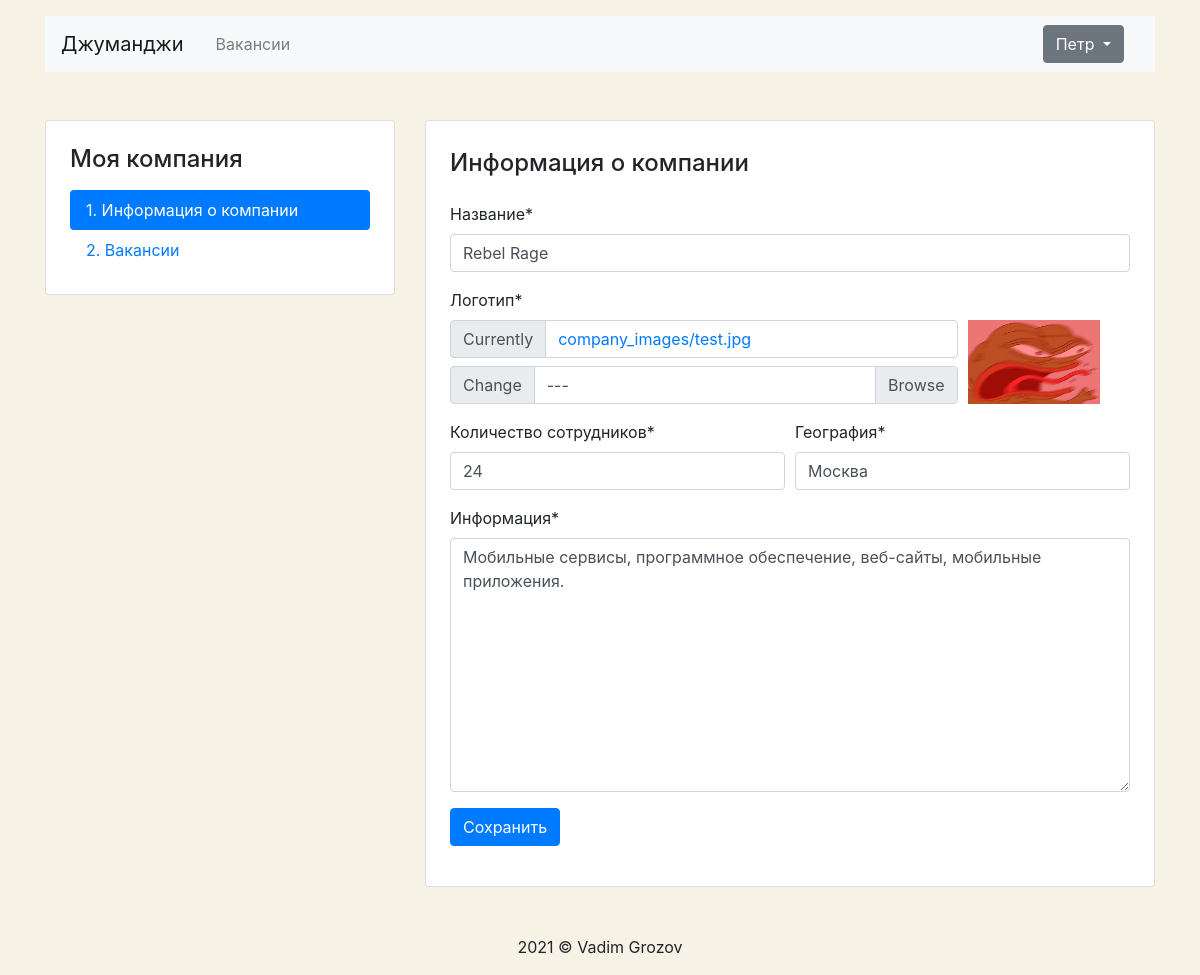
The app's page /mycompany/ (signed in) with its own data.
### jobs/models.py (models this page shows)
class Company(models.Model):
    name = models.CharField(max_length=128)
    location = models.CharField(max_length=128)
    logo = models.ImageField(upload_to=settings.MEDIA_COMPANY_IMAGE_DIR)
    description = models.TextField()
    employee_count = models.PositiveIntegerField()
    owner = models.OneToOneField(User,
                                 on_delete=models.CASCADE,
                                 related_name='companies',
                                 null=True)

### jobs/views/company.py (the view, shortened to what this page needs)
# urls.py: path('mycompany/', CompanyMyView.as_view(), name='company_my'),
class CompanyMyView(LoginRequiredMixinCustom, View):
    def get(self, request, *args, **kwargs):
        company = Company.objects.filter(owner_id=request.user.id)
        if company:
            company = company.first()
            initial = {
                'name': company.name,
                'logo': company.logo,
                'employee_count': company.employee_count,
                'location': company.location,
                'description': company.description,
            }
            form = CompanyForm(initial=initial)
            if 'company_status' not in request.session:
                request.session['company_status'] = ''
            context = {
                'company': company,
                'form': form,
                'status': request.session['company_status'],
            }
            request.session['company_status'] = ''
            return render(request, "personal/company_create.html", context=context)
        else:
            return redirect('company_start')

### jobs/templates/personal/company_create.html (shortened to what this page needs)
{% extends 'base_personal.html' %}
{% block container %}
{% load ru_pluralize %}
{% load crispy_forms_tags %}
  <main class="container mt-3 pb-5">
    <div class="row mt-5">
      <div class="col-12 col-lg-4">
        <aside class="pt-3 pb-4 px-4 mb-5 card">
          <h1 class="h4 pt-2 pb-2">Моя компания</h1>
          <div class="nav flex-column nav-pills">
            <a class="nav-link active" href="{% url 'company_my' %}">1. Информация о&nbsp;компании</a>
            <a class="nav-link" href="{% url 'my_vacancies_list' %}">2. Вакансии</a>
          </div>
        </aside>
      </div>
      <div class="col-12 col-lg-8">
        <div class="card">
          <div class="card-body px-4 pb-4">
            <section class="tab-pane fade show active">
              <h2 class="h4 pt-2 pb-3">Информация о компании</h2>
              <form action="" method="post" enctype="multipart/form-data">
                {% crispy form %}
            </section>
          </div>
        </div>
      </div>
    </div>
  </main>
{% endblock %}

### jobs/templates/base_personal.html (shortened to what this page needs)
<!DOCTYPE html>
<html lang="ru">
<head>
  <link rel="stylesheet" href="https://stackpath.bootstrapcdn.com/bootstrap/4.3.1/css/bootstrap.min.css">
</head>
<body>
  <header class="container mt-3">
    <nav class="navbar navbar-expand-lg navbar-light bg-light">
      <a class="navbar-brand mr-4" href="{% url 'main' %}">Джуманджи</a>
      <div class="collapse navbar-collapse justify-content-between" id="navbarNav">
        <ul class="navbar-nav col-2">
          <li class="nav-item">
            <a class="nav-link" href="{% url 'vacancies_all' %}">Вакансии</a>
          </li>
        </ul>
        <ul class="navbar-nav col-2 justify-content-end">
          <li class="nav-item active">
            {% if request.user.is_authenticated %}
            <div class="dropdown">
              <button type="button" class="btn btn-secondary dropdown-toggle" data-toggle="dropdown" aria-haspopup="true" aria-expanded="false">
                {% if user.first_name %}
                  {{ user.first_name }}
                {% else %}
                  {{ user.username }}
                {% endif %}
              </button>
            </div>
            {% endif %}
          </li>
        </ul>
      </div>
    </nav>
  </header>
  {% block container %} {% endblock %}
  <p align="center">2021 © Vadim Grozov</p>
</body>
</html>

### jobs/templates/base_personal.html (style rules this page uses)
body { background-color: #F6F2E6; }

### records on screen
Company: name "Rebel Rage", name+logo+location (picture), employee_count "24", location "Москва", description "Мобильные сервисы, программное обеспечение, веб-сайты, мобильные приложения."

### other values on screen
{{ user.first_name }} "Петр"
